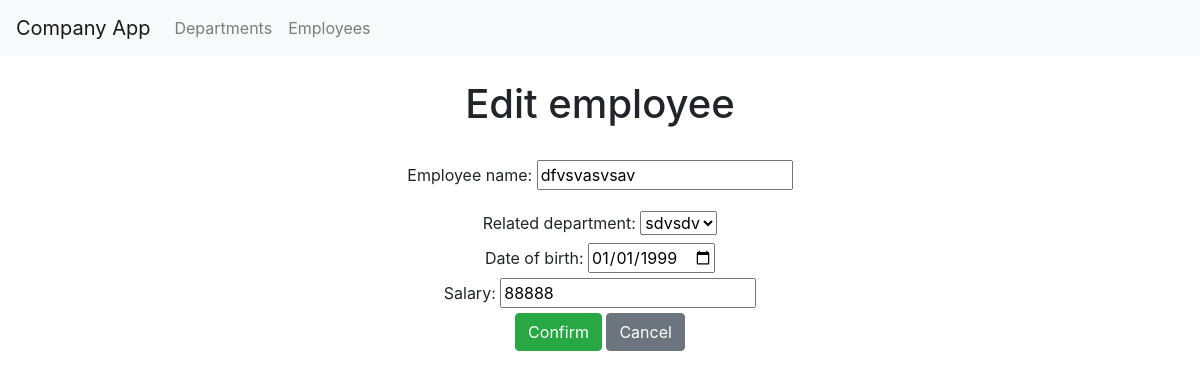
Screenshot of /edit_employee/1 with the database file from the repository.
### app/models/models.py (models this page shows)
class EmployeeModel(db.Model):
    __tablename__ = 'employee'
    id = db.Column(db.Integer, primary_key=True)
    related_department_id = db.Column(db.Integer, db.ForeignKey('department.id'))
    name = db.Column(db.String(40))
    date_of_birth = db.Column(db.String)
    salary = db.Column(db.DECIMAL(asdecimal=False, precision=0, decimal_return_scale=0))

### app/service/service.py (the view, shortened to what this page needs)
@app.route('/edit_employee/<int:employee_id>', methods=['GET', 'POST'])
def edit_employee(employee_id):
    employee = EmployeeModel.query.get_or_404(employee_id)
    departments = DepartmentModel.query.all()
    today = date.today()
    return render_template('edit_employee.html', employee=employee, departments=departments, today=today)

### app/templates/edit_employee.html
{% extends 'home.html' %}
{% block content %}
    <br>
        <h1 class="text-center">Edit employee</h1>
    <br>
        <form class="text-center" method="POST" action="{{ url_for('edit_employee', employee_id=employee.id) }}">
            <div class="form-group">
                <label for="name">Employee name:</label>
                <input id="name" name="name" value="{{ employee.name }}" maxlength="40">
            </div>
            <div>
                {% if departments %}
                        <label for="related_department_id">Related department:</label>
                    <select id="related_department_id" name="related_department_id">
                        {% for department in departments %}
                            <option value="{{ department.id }}"
                            {% if department.id == employee.department.id %}selected{% endif %}>
                                {{ department.name }}
                            </option>
                        {% endfor %}
                    </select>
                {% endif %}
            </div>
            <div>
                <label for="date_of_birth">Date of birth:</label>
                <input type="date" id="date_of_birth" name="date_of_birth" value="{{ employee.date_of_birth }}" max="{{ today }}">
            </div>
            <div>
                <label for="salary">Salary:</label>
                <input type="number" id="salary" name="salary" value="{{ employee.salary }}" min="1000">
            </div>
                <button id="confirm" type="submit" class="btn btn-success">Confirm</button>
                <a href="{{ url_for('employees_page') }}" class="btn btn-secondary">Cancel</a>
        </form>
{% endblock %}

### rows the page displays
EmployeeModel: name "dfvsvasvsav", date_of_birth "01/01/1999", salary "88888"

### other values shown
form field related_department_id "sdvsdv"
